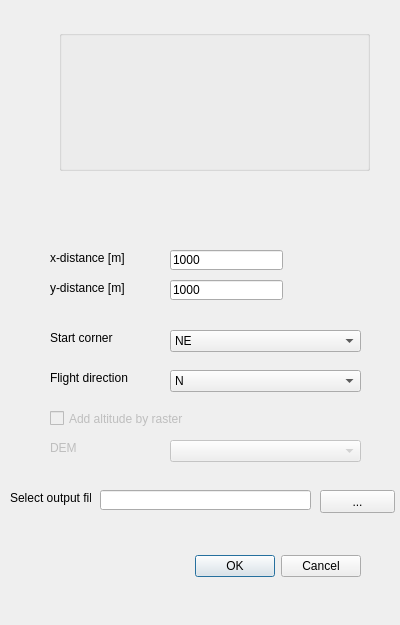
<?xml version="1.0" encoding="UTF-8"?>
<ui version="4.0">
 <class>NPGflightModeDialogBase</class>
 <widget class="QDialog" name="NPGflightModeDialogBase">
  <property name="geometry">
   <rect>
    <x>0</x>
    <y>0</y>
    <width>400</width>
    <height>625</height>
   </rect>
  </property>
  <property name="windowTitle">
   <string>NPG flight mode</string>
  </property>
  <widget class="QDialogButtonBox" name="button_box">
   <property name="geometry">
    <rect>
     <x>20</x>
     <y>550</y>
     <width>341</width>
     <height>32</height>
    </rect>
   </property>
   <property name="orientation">
    <enum>Qt::Horizontal</enum>
   </property>
   <property name="standardButtons">
    <set>QDialogButtonBox::Cancel|QDialogButtonBox::Ok</set>
   </property>
  </widget>
  <widget class="QLabel" name="label_2">
   <property name="geometry">
    <rect>
     <x>50</x>
     <y>330</y>
     <width>91</width>
     <height>16</height>
    </rect>
   </property>
   <property name="text">
    <string>Start corner</string>
   </property>
  </widget>
  <widget class="QComboBox" name="cornerCombo">
   <property name="geometry">
    <rect>
     <x>170</x>
     <y>330</y>
     <width>191</width>
     <height>22</height>
    </rect>
   </property>
   <item>
    <property name="text">
     <string>NE</string>
    </property>
   </item>
   <item>
    <property name="text">
     <string>SE</string>
    </property>
   </item>
   <item>
    <property name="text">
     <string>SW</string>
    </property>
   </item>
   <item>
    <property name="text">
     <string>NW</string>
    </property>
   </item>
  </widget>
  <widget class="QLabel" name="label_3">
   <property name="geometry">
    <rect>
     <x>50</x>
     <y>370</y>
     <width>81</width>
     <height>16</height>
    </rect>
   </property>
   <property name="text">
    <string>Flight direction</string>
   </property>
  </widget>
  <widget class="QComboBox" name="directionCombo">
   <property name="geometry">
    <rect>
     <x>170</x>
     <y>370</y>
     <width>191</width>
     <height>22</height>
    </rect>
   </property>
   <item>
    <property name="text">
     <string>N</string>
    </property>
   </item>
   <item>
    <property name="text">
     <string>E</string>
    </property>
   </item>
   <item>
    <property name="text">
     <string>S</string>
    </property>
   </item>
   <item>
    <property name="text">
     <string>W</string>
    </property>
   </item>
  </widget>
  <widget class="QCheckBox" name="checkBox">
   <property name="enabled">
    <bool>false</bool>
   </property>
   <property name="geometry">
    <rect>
     <x>50</x>
     <y>410</y>
     <width>171</width>
     <height>17</height>
    </rect>
   </property>
   <property name="text">
    <string>Add altitude by raster</string>
   </property>
  </widget>
  <widget class="QComboBox" name="comboBox_4">
   <property name="enabled">
    <bool>false</bool>
   </property>
   <property name="geometry">
    <rect>
     <x>170</x>
     <y>440</y>
     <width>191</width>
     <height>22</height>
    </rect>
   </property>
   <property name="editable">
    <bool>false</bool>
   </property>
  </widget>
  <widget class="QLabel" name="label_4">
   <property name="enabled">
    <bool>false</bool>
   </property>
   <property name="geometry">
    <rect>
     <x>50</x>
     <y>440</y>
     <width>81</width>
     <height>16</height>
    </rect>
   </property>
   <property name="text">
    <string>DEM</string>
   </property>
  </widget>
  <widget class="QgsExtentGroupBox" name="groupBox">
   <property name="geometry">
    <rect>
     <x>59</x>
     <y>30</y>
     <width>311</width>
     <height>141</height>
    </rect>
   </property>
  </widget>
  <widget class="QLabel" name="label_5">
   <property name="geometry">
    <rect>
     <x>50</x>
     <y>250</y>
     <width>91</width>
     <height>16</height>
    </rect>
   </property>
   <property name="text">
    <string>x-distance [m]</string>
   </property>
  </widget>
  <widget class="QLineEdit" name="xText">
   <property name="geometry">
    <rect>
     <x>170</x>
     <y>250</y>
     <width>113</width>
     <height>20</height>
    </rect>
   </property>
   <property name="inputMask">
    <string>9999</string>
   </property>
   <property name="text">
    <string>1000</string>
   </property>
  </widget>
  <widget class="QLineEdit" name="yText">
   <property name="geometry">
    <rect>
     <x>170</x>
     <y>280</y>
     <width>113</width>
     <height>20</height>
    </rect>
   </property>
   <property name="inputMask">
    <string>9999</string>
   </property>
   <property name="text">
    <string>1000</string>
   </property>
  </widget>
  <widget class="QLabel" name="label_6">
   <property name="geometry">
    <rect>
     <x>50</x>
     <y>280</y>
     <width>91</width>
     <height>16</height>
    </rect>
   </property>
   <property name="text">
    <string>y-distance [m]</string>
   </property>
  </widget>
  <widget class="QLabel" name="label_7">
   <property name="geometry">
    <rect>
     <x>10</x>
     <y>490</y>
     <width>81</width>
     <height>16</height>
    </rect>
   </property>
   <property name="text">
    <string>Select output file</string>
   </property>
  </widget>
  <widget class="QLineEdit" name="outputPath">
   <property name="geometry">
    <rect>
     <x>100</x>
     <y>490</y>
     <width>211</width>
     <height>20</height>
    </rect>
   </property>
  </widget>
  <widget class="QgsProjectionSelectionWidget" name="projectionWidget">
   <property name="geometry">
    <rect>
     <x>60</x>
     <y>180</y>
     <width>311</width>
     <height>27</height>
    </rect>
   </property>
  </widget>
  <widget class="QPushButton" name="newOutputButton">
   <property name="geometry">
    <rect>
     <x>320</x>
     <y>490</y>
     <width>75</width>
     <height>23</height>
    </rect>
   </property>
   <property name="text">
    <string>...</string>
   </property>
  </widget>
 </widget>
 <customwidgets>
  <customwidget>
   <class>QgsCollapsibleGroupBox</class>
   <extends>QGroupBox</extends>
   <header>qgscollapsiblegroupbox.h</header>
   <container>1</container>
  </customwidget>
  <customwidget>
   <class>QgsExtentGroupBox</class>
   <extends>QgsCollapsibleGroupBox</extends>
   <header>qgsextentgroupbox.h</header>
   <container>1</container>
  </customwidget>
  <customwidget>
   <class>QgsProjectionSelectionWidget</class>
   <extends>QWidget</extends>
   <header>qgsprojectionselectionwidget.h</header>
  </customwidget>
 </customwidgets>
 <resources/>
 <connections>
  <connection>
   <sender>button_box</sender>
   <signal>accepted()</signal>
   <receiver>NPGflightModeDialogBase</receiver>
   <slot>accept()</slot>
   <hints>
    <hint type="sourcelabel">
     <x>20</x>
     <y>20</y>
    </hint>
    <hint type="destinationlabel">
     <x>20</x>
     <y>20</y>
    </hint>
   </hints>
  </connection>
  <connection>
   <sender>button_box</sender>
   <signal>rejected()</signal>
   <receiver>NPGflightModeDialogBase</receiver>
   <slot>reject()</slot>
   <hints>
    <hint type="sourcelabel">
     <x>20</x>
     <y>20</y>
    </hint>
    <hint type="destinationlabel">
     <x>20</x>
     <y>20</y>
    </hint>
   </hints>
  </connection>
 </connections>
</ui>
